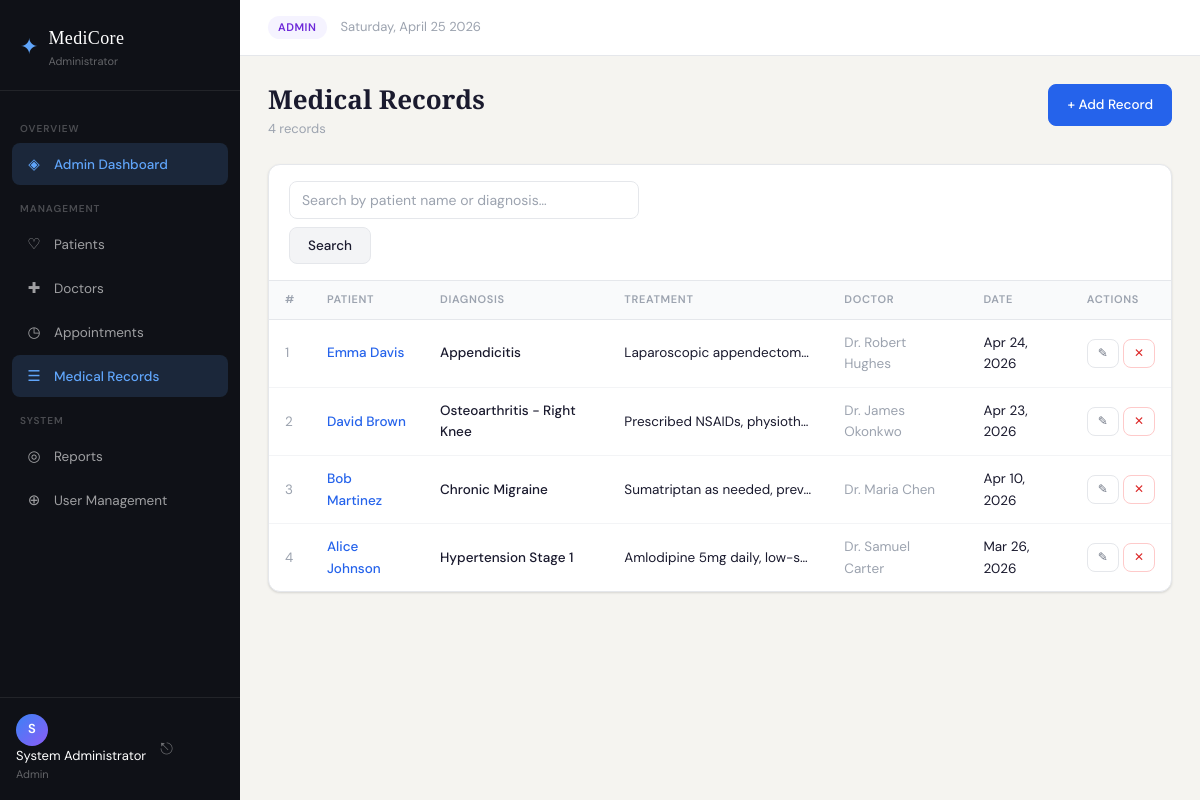
The app's page /records/index.php (signed in) with its own data.
### tables this page shows
CREATE TABLE IF NOT EXISTS medical_records (
    id INT AUTO_INCREMENT PRIMARY KEY,
    patient_id INT NOT NULL,
    diagnosis VARCHAR(255) NOT NULL,
    treatment TEXT NOT NULL,
    record_date DATE NOT NULL,
    doctor_id INT,
    notes TEXT,
    created_at TIMESTAMP DEFAULT CURRENT_TIMESTAMP,
    FOREIGN KEY (patient_id) REFERENCES patients(id) ON DELETE CASCADE,
    FOREIGN KEY (doctor_id) REFERENCES doctors(id) ON DELETE SET NULL
);

CREATE TABLE IF NOT EXISTS patients (
    id INT AUTO_INCREMENT PRIMARY KEY,
    name VARCHAR(100) NOT NULL,
    age INT NOT NULL,
    gender ENUM('Male','Female','Other') NOT NULL,
    phone VARCHAR(20) NOT NULL,
    address TEXT,
    created_at TIMESTAMP DEFAULT CURRENT_TIMESTAMP,
    updated_at TIMESTAMP DEFAULT CURRENT_TIMESTAMP ON UPDATE CURRENT_TIMESTAMP
);

CREATE TABLE IF NOT EXISTS doctors (
    id INT AUTO_INCREMENT PRIMARY KEY,
    name VARCHAR(100) NOT NULL,
    specialty VARCHAR(100) NOT NULL,
    phone VARCHAR(20) NOT NULL,
    email VARCHAR(100) NOT NULL UNIQUE,
    created_at TIMESTAMP DEFAULT CURRENT_TIMESTAMP,
    updated_at TIMESTAMP DEFAULT CURRENT_TIMESTAMP ON UPDATE CURRENT_TIMESTAMP
);

### config/database.php (called while the page is built, shortened)
<?php
function sanitize(string $value): string {
    return htmlspecialchars(trim($value), ENT_QUOTES, 'UTF-8');
}
function formatDate(string $date): string {
    return $date ? date('M d, Y', strtotime($date)) : '—';
}

### records/index.php (the view, shortened to what this page needs)
<?php
require_once __DIR__ . '/../includes/header.php';
$db     = getDB();
$search = trim($_GET['search'] ?? '');
if ($search !== '') {
    $stmt = $db->prepare(
        "SELECT r.*, p.name AS patient_name, d.name AS doctor_name
         FROM medical_records r
         JOIN patients p ON r.patient_id = p.id
         LEFT JOIN doctors d ON r.doctor_id = d.id
         WHERE p.name LIKE ? OR r.diagnosis LIKE ?
         ORDER BY r.record_date DESC"
    );
    $like = '%' . $search . '%';
    $stmt->execute([$like, $like]);
} else {
    $stmt = $db->query(
        "SELECT r.*, p.name AS patient_name, d.name AS doctor_name
         FROM medical_records r
         JOIN patients p ON r.patient_id = p.id
         LEFT JOIN doctors d ON r.doctor_id = d.id
         ORDER BY r.record_date DESC"
    );
}
$records = $stmt->fetchAll();
?>
<div class="page-header">
    <div>
        <h1 class="page-title">Medical Records</h1>
        <p class="page-sub"><?= count($records) ?> record<?= count($records) !== 1 ? 's' : '' ?></p>
    </div>
    <a href="/hospital-system/records/create.php" class="btn btn-primary">+ Add Record</a>
</div>
<div class="card">
    <div class="card-header">
        <form method="GET" class="search-form">
            <input type="text" name="search" class="form-control search-input"
                   placeholder="Search by patient name or diagnosis…"
                   value="<?= sanitize($search) ?>">
            <button type="submit" class="btn btn-secondary">Search</button>
        </form>
    </div>
    <?php if (empty($records)): ?>
        <div class="empty-state">No medical records found.</div>
    <?php else: ?>
    <div class="table-wrap">
    <table class="table">
        <thead>
            <tr>
                <th>#</th>
                <th>Patient</th>
                <th>Diagnosis</th>
                <th>Treatment</th>
                <th>Doctor</th>
                <th>Date</th>
                <th>Actions</th>
            </tr>
        </thead>
        <tbody>
        <?php foreach ($records as $i => $r): ?>
        <tr>
            <td class="text-muted"><?= $i + 1 ?></td>
            <td>
                <a href="/hospital-system/patients/view.php?id=<?= $r['patient_id'] ?>" class="table-link fw-500">
                    <?= sanitize($r['patient_name']) ?>
                </a>
            </td>
            <td class="fw-500"><?= sanitize($r['diagnosis']) ?></td>
            <td class="text-truncate" style="max-width:220px;"><?= sanitize($r['treatment']) ?></td>
            <td class="text-muted"><?= sanitize($r['doctor_name'] ?? '—') ?></td>
            <td><?= formatDate($r['record_date']) ?></td>
            <td>
                <div class="action-btns">
                    <a href="/hospital-system/records/edit.php?id=<?= $r['id'] ?>" class="btn btn-xs btn-ghost" title="Edit">✎</a>
                    <a href="/hospital-system/records/delete.php?id=<?= $r['id'] ?>"
                       class="btn btn-xs btn-danger-ghost confirm-delete"
                       data-name="record #<?= $r['id'] ?>">✕</a>
                </div>
            </td>
        </tr>
        <?php endforeach; ?>
        </tbody>
    </table>
    </div>
    <?php endif; ?>
</div>
<?php require_once __DIR__ . '/../includes/footer.php'; ?>

### style.css (style rules this page uses)
:root { --font-body: 'DM Sans', sans-serif; --font-display: 'Playfair Display', serif; --bg: #f5f4f0; --bg-card: #ffffff; --sidebar-bg: #0f1117; --sidebar-w: 240px; --text-primary: #1a1a2e; --text-secondary: #6b7280; --text-muted: #9ca3af; --text-light: #ffffff; --border: #e5e7eb; --border-focus: #2563eb; --blue: #2563eb; --blue-lt: #eff6ff; --green: #059669; --green-lt:#ecfdf5; --amber: #d97706; --amber-lt:#fffbeb; --purple: #7c3aed; --purple-lt:#f5f3ff; --red: #dc2626; --red-lt: #fef2f2; --radius: 8px; --radius-lg: 12px; --shadow: 0 1px 3px rgba(0,0,0,.08), 0 1px 2px rgba(0,0,0,.06); --shadow-md: 0 4px 6px -1px rgba(0,0,0,.1), 0 2px 4px -1px rgba(0,0,0,.06); --shadow-lg: 0 10px 25px -5px rgba(0,0,0,.15); --transition: .18s ease; }
*, *::before, *::after { box-sizing: border-box; margin: 0; padding: 0; }
html { font-size: 15px; }
body { font-family: var(--font-body); background: var(--bg); color: var(--text-primary); line-height: 1.6; -webkit-font-smoothing: antialiased; }
a { color: inherit; text-decoration: none; }
.page-header { display: flex; align-items: flex-start; justify-content: space-between; margin-bottom: 24px; gap: 16px; }
.page-title { font-family: var(--font-display); font-size: 26px; font-weight: 600; color: var(--text-primary); line-height: 1.2; }
.page-sub { font-size: 13px; color: var(--text-muted); margin-top: 4px; }
.card { background: var(--bg-card); border: 1px solid var(--border); border-radius: var(--radius-lg); box-shadow: var(--shadow); overflow: hidden; margin-bottom: 20px; }
.card-header { display: flex; align-items: center; justify-content: space-between; padding: 16px 20px; border-bottom: 1px solid var(--border); gap: 12px; }
.table-wrap { overflow-x: auto; }
.table { width: 100%; border-collapse: collapse; font-size: 13.5px; }
.table thead tr { background: #f9fafb; border-bottom: 1px solid var(--border); }
.table th { padding: 10px 16px; text-align: left; font-size: 11px; font-weight: 600; letter-spacing: .06em; text-transform: uppercase; color: var(--text-muted); white-space: nowrap; }
.table td { padding: 12px 16px; border-bottom: 1px solid #f3f4f6; vertical-align: middle; }
.table tbody tr:last-child td { border-bottom: none; }
.table-link { color: var(--blue); font-weight: 500; }
.text-muted { color: var(--text-muted); }
.fw-500 { font-weight: 500; }
.text-truncate { white-space: nowrap; overflow: hidden; text-overflow: ellipsis; }
.btn { display: inline-flex; align-items: center; justify-content: center; gap: 6px; padding: 9px 18px; border-radius: var(--radius); font-family: var(--font-body); font-size: 13.5px; font-weight: 500; cursor: pointer; border: 1px solid transparent; transition: all var(--transition); white-space: nowrap; text-decoration: none; }
.btn-primary { background: var(--blue); color: #fff; border-color: var(--blue); }
.btn-secondary { background: #f3f4f6; color: var(--text-primary); border-color: var(--border); }
.btn-ghost { background: transparent; color: var(--text-secondary); border-color: var(--border); }
.btn-danger-ghost { background: transparent; color: var(--red); border-color: #fecaca; }
.btn-xs { padding: 4px 10px; font-size: 12px; }
.action-btns { display: flex; gap: 4px; }
.form-control { width: 100%; padding: 9px 12px; border: 1px solid var(--border); border-radius: var(--radius); font-family: var(--font-body); font-size: 14px; color: var(--text-primary); background: #fff; transition: border-color var(--transition), box-shadow var(--transition); outline: none; }
.form-control::placeholder { color: var(--text-muted); }
.search-form, .filter-form { display: flex; align-items: center; gap: 8px; flex-wrap: wrap; }
.search-input { min-width: 260px; }

### records on screen
medical_records: patient.name "Emma Davis", diagnosis "Appendicitis", treatment "Laparoscopic appendectom…", doctor.name "Dr. Robert Hughes", record_date "Apr 24, 2026"
medical_records: patient.name "David Brown", diagnosis "Osteoarthritis - Right Knee", treatment "Prescribed NSAIDs, physioth…", doctor.name "Dr. James Okonkwo", record_date "Apr 23, 2026"
medical_records: patient.name "Bob Martinez", diagnosis "Chronic Migraine", treatment "Sumatriptan as needed, prev…", doctor.name "Dr. Maria Chen", record_date "Apr 10, 2026"
medical_records: patient.name "Alice Johnson", diagnosis "Hypertension Stage 1", treatment "Amlodipine 5mg daily, low-s…", doctor.name "Dr. Samuel Carter", record_date "Mar 26, 2026"

### other values on screen
$icon "◈ ♡ ✚ ◷ ☰ ◎ ⊕"
$label "Admin Dashboard Patients Doctors Appointments Medical Records Reports User Management"
substr($_SESSION['user_name'] ?? 'A', 0, 1) "S"
$_SESSION['user_name'] "System Administrator"
$userRole "Admin"
$userRole "ADMIN"
count($records) "4"
